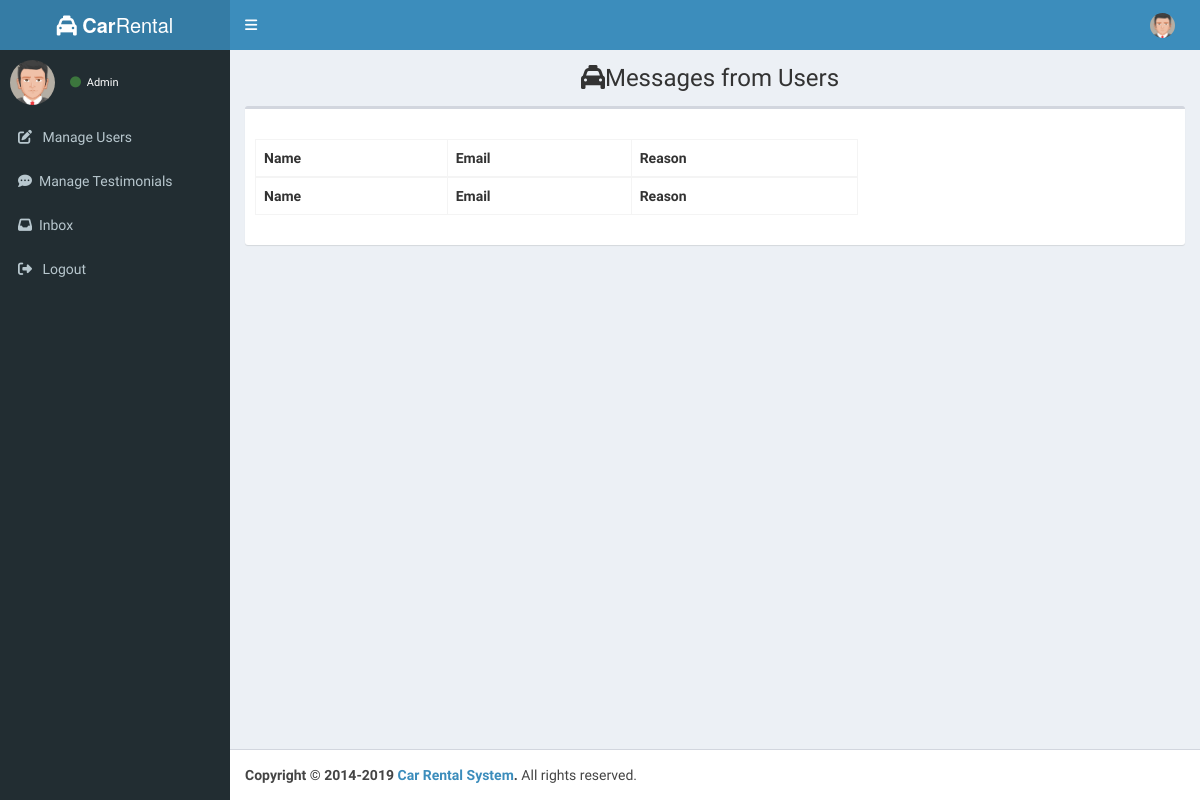
Page /admin/inbox.php on the earlier database version.
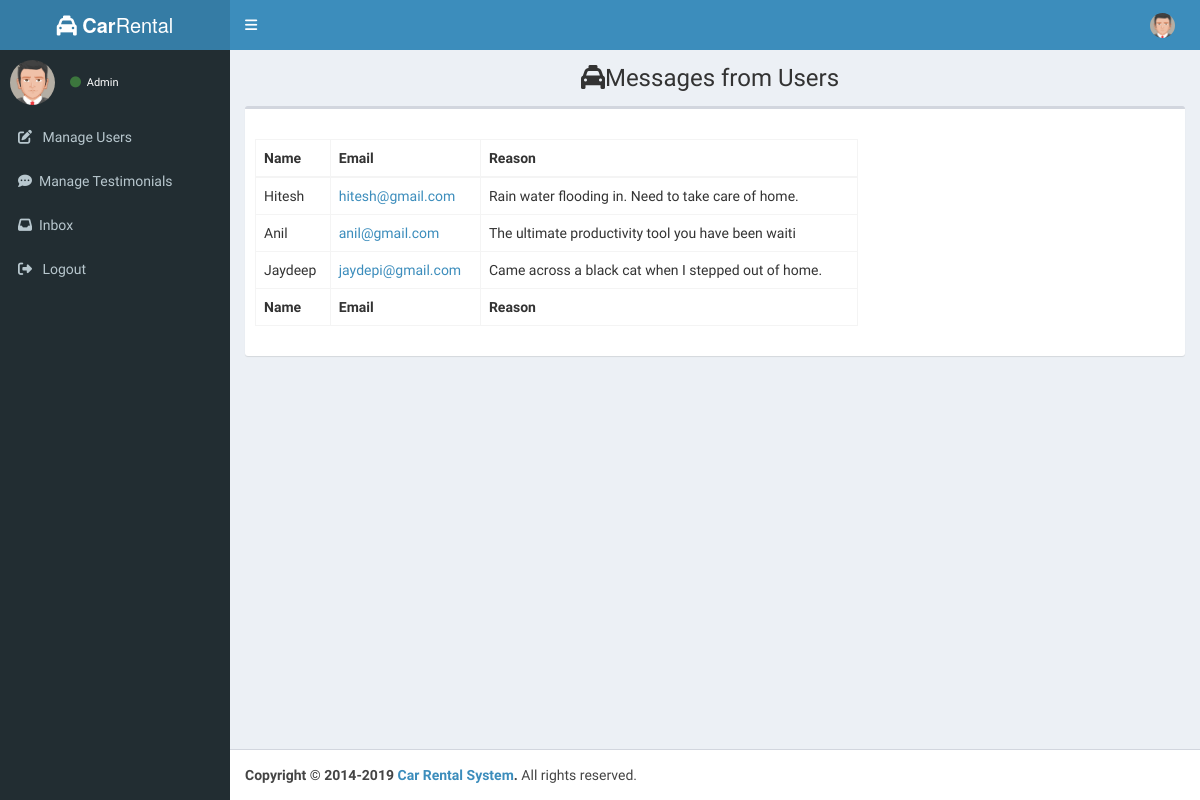
Same page on the later database version.
### tables this page shows
CREATE TABLE `tbl_contactus` (
  `c_id` int(11) NOT NULL,
  `c_email` varchar(30) NOT NULL,
  `c_name` varchar(30) NOT NULL,
  `c_reason` varchar(300) NOT NULL
);

### admin/inbox.php (the view, shortened to what this page needs)
<?php
include('../includes/config.php');
?>
<!DOCTYPE html>
<html>
<head>
  <link rel="stylesheet" href="../userpanel/bower_components/bootstrap/dist/css/bootstrap.min.css">
  <link rel="stylesheet" href="https://cdnjs.cloudflare.com/ajax/libs/font-awesome/6.1.1/css/all.min.css" />
  <link rel="stylesheet" href="../userpanel/bower_components/Ionicons/css/ionicons.min.css">
  <link rel="stylesheet" href="../userpanel/bower_components/datatables.net-bs/css/dataTables.bootstrap.min.css">
  <link rel="stylesheet" href="../userpanel/dist/css/AdminLTE.min.css">
  <link rel="stylesheet" href="../userpanel/dist/css/skins/_all-skins.min.css">
</head>
<body class="hold-transition skin-blue sidebar-mini">
  <?php include('includes/header.php') ?>
  <?php include('includes/sidebar.php') ?>
  <div class="wrapper">
    <div class="content-wrapper">
      <section class="content-header">
        <h1 align="center">
          <i class="fa fa-cab"></i>Messages from Users
        </h1>
      </section>
      <section class="content">
        <div class="row">
          <div class="col-xs-12">
            <div class="box">
              <div class="box-header">
              </div>
              <div class="box-body">
                <form action="" method="post">
                  <div class="row">
                    <div class="col-lg-8">
                      <div class="card shadow mb-4">
                        <div class="table-responsive text-nowrap">
                          <table class="table table-bordered">
                            <thead>
                              <tr>
                                <th>Name</th>
                                <th>Email</th>
                                <th>Reason</th>
                              </tr>
                            </thead>
                            <tfoot>
                              <tr>
                                <th>Name</th>
                                <th>Email</th>
                                <th>Reason</th>
                              </tr>
                            </tfoot>
                            <tbody>
                              <?php
                              $sql = "select * from tbl_contactus";
                              $query = mysqli_query($conn, $sql);
                              while ($row = mysqli_fetch_array($query)) {
                              ?>
                                <tr>
                                  <td><?php echo $row['c_name']; ?></td>
                                  <td><a href="mailto: <?php echo $row['c_email']; ?>"><?php echo $row['c_email']; ?></a></td>
                                  <td><?php echo $row['c_reason']; ?></td>
                                </tr>
                              <?php } ?>
                            </tbody>
                          </table>
                        </div>
                      </div>
                    </div>
                  </div>
                </form>
              </div>
            </div>
          </div>
        </div>
      </section>
    </div>
    <footer class="main-footer">
      <strong>Copyright &copy; 2014-2019 <a href="https://adminlte.io">Car Rental System</a>.</strong> All rights
      reserved.
    </footer>
  </div>
</body>
</html>

### admin/includes/header.php (shortened to what this page needs)
<header class="main-header">
    <a href="../" class="logo">
        <span class="logo-lg"><b><i class="fa fa-cab"></i> Car</b>Rental</span>
    </a>
    <nav class="navbar navbar-static-top">
        <a href="#" class="sidebar-toggle" data-toggle="push-menu" role="button">
        </a>
        <div class="navbar-custom-menu">
            <ul class="nav navbar-nav">
                <li class="dropdown user user-menu">
                    <a href="#" class="dropdown-toggle" data-toggle="dropdown">
                        <img src="../userpanel/dist/img/avatar5.png" class="user-image" alt="User Image">
                    </a>
                </li>
            </ul>
        </div>
    </nav>
</header>

### admin/includes/sidebar.php (shortened to what this page needs)
<aside class="main-sidebar">
    <section class="sidebar">
        <div class="user-panel">
            <div class="pull-left image">
                <img src="../userpanel/dist/img/avatar5.png" class="img-circle" alt="User Image">
            </div>
            <div class="pull-left info">
                <a href="#"><i class="fa fa-circle text-success"></i> Admin</a>
            </div>
        </div>
        <ul class="sidebar-menu" data-widget="tree">
            <li>
                <a href="./useraccount.php">
                    <i class="fa-solid fa-pen-to-square"></i> <span>&nbsp; Manage Users</span>
                </a>
            </li>
            <li>
                <a href="./testimonial.php">
                    <i class="fa-solid fa-comment-dots"></i><span>&nbsp; Manage Testimonials</span>
                </a>
            </li>
            <li>
                <a href="./inbox.php">
                    <i class="fa-solid fa-inbox"></i><span>&nbsp; Inbox</span>
                </a>
            </li>
            <li>
                <a href="../logout.php">
                    <i class="fa-solid fa-right-from-bracket"></i> <span>&nbsp; Logout</span>
                </a>
            </li>
</aside>

Differences in the rows shown:
added tbl_contactus: c_name "Hitesh", c_email "hitesh@gmail.com", c_reason "Rain water flooding in. Need to take care of home."
added tbl_contactus: c_name "Anil", c_email "anil@gmail.com", c_reason "The ultimate productivity tool you have been waiti"
added tbl_contactus: c_name "Jaydeep", c_email "jaydepi@gmail.com", c_reason "Came across a black cat when I stepped out of home."
